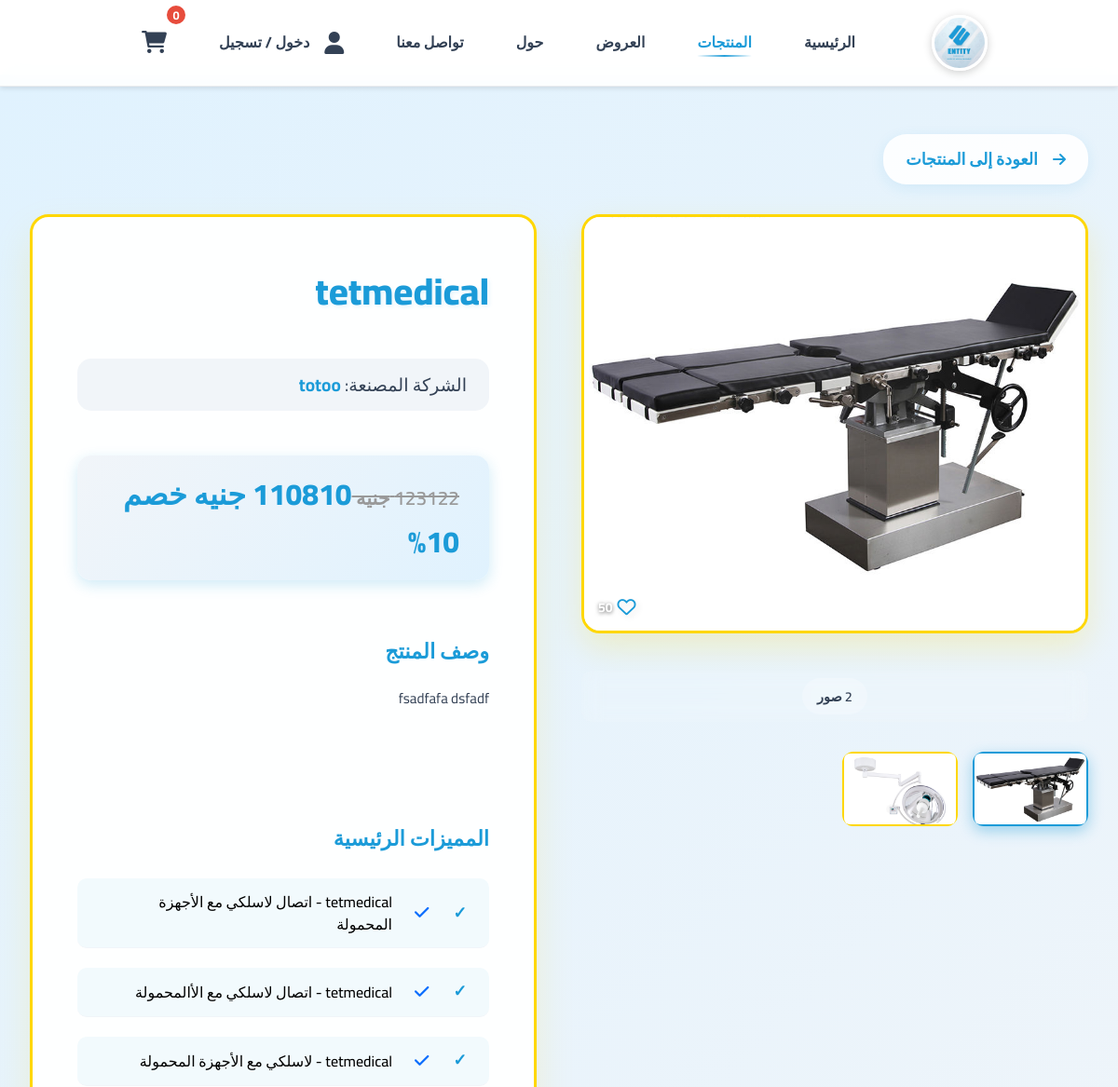
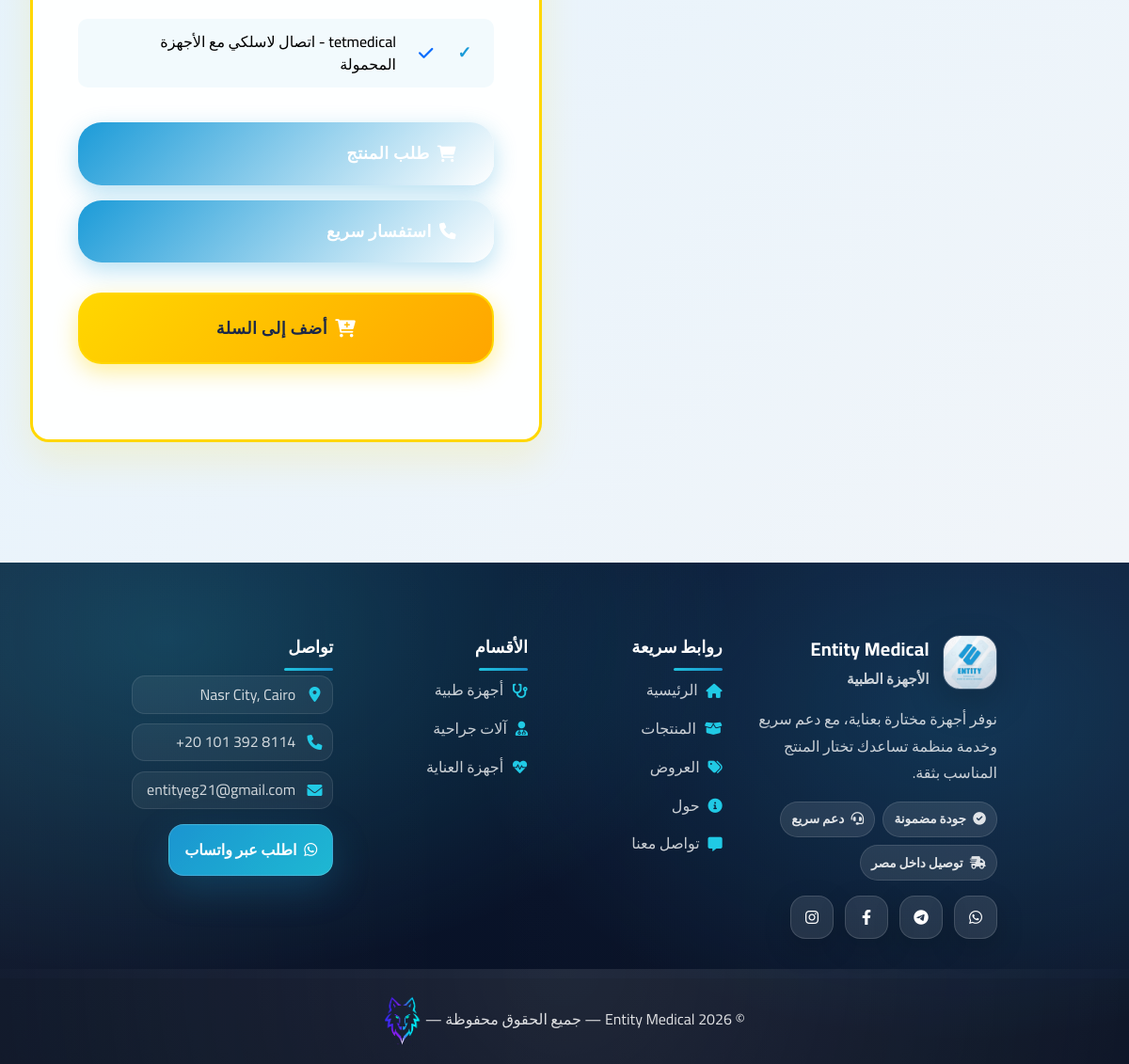
The app's page /products/tet-medical/ with its own data (2 pictures, top to bottom).
### products/models.py (models this page shows, shortened)
class Product(models.Model):
    category = models.ForeignKey(Category, on_delete=models.CASCADE, related_name='products')
    subcategory = models.ForeignKey(SubCategory, on_delete=models.SET_NULL, null=True, blank=True)
    brand = models.ForeignKey(Brand, on_delete=models.SET_NULL, null=True, blank=True)
    name = models.CharField(max_length=255, verbose_name='اسم المنتج')
    slug = models.SlugField(unique=True, allow_unicode=True)
    description = models.TextField(verbose_name='الوصف')
    specifications = models.TextField(blank=True, verbose_name='المواصفات')
    price = models.DecimalField(max_digits=10, decimal_places=2, verbose_name='السعر')
    discount_percentage = models.IntegerField(
        default=0,
        validators=[MinValueValidator(0), MaxValueValidator(100)],
        verbose_name='نسبة الخصم %'
    )
    stock = models.IntegerField(default=0, verbose_name='المخزون')
    icon = models.CharField(max_length=50, default='fas fa-box', verbose_name='أيقونة')
    is_featured = models.BooleanField(default=False, verbose_name='منتج مميز')
    is_active = models.BooleanField(default=True, verbose_name='نشط')
    views = models.IntegerField(default=0, verbose_name='عدد المشاهدات')
    created_at = models.DateTimeField(auto_now_add=True)
    updated_at = models.DateTimeField(auto_now=True)
    class Meta:
        verbose_name = 'منتج'
        verbose_name_plural = 'المنتجات'
        ordering = ['-created_at']
    def save(self, *args, **kwargs):
        if not self.slug:
            self.slug = slugify(self.name, allow_unicode=True)
        super().save(*args, **kwargs)
    @property
    def final_price(self):
        if self.discount_percentage > 0:
            discount_amount = (self.price * self.discount_percentage) / 100
            return self.price - discount_amount
        return self.price

class ProductImage(models.Model):
    product = models.ForeignKey(Product, on_delete=models.CASCADE, related_name='images')
    image = models.ImageField(upload_to='products/', verbose_name='الصورة')
    is_primary = models.BooleanField(default=False, verbose_name='صورة رئيسية')
    order = models.IntegerField(default=0, verbose_name='الترتيب')
    class Meta:
        verbose_name = 'صورة منتج'
        verbose_name_plural = 'صور المنتجات'
        ordering = ['order']

class Brand(models.Model):
    name = models.CharField(max_length=200, verbose_name='اسم الشركة المصنعة')
    logo = models.ImageField(upload_to='brands/', blank=True, null=True)
    description = models.TextField(blank=True, verbose_name='الوصف')
    class Meta:
        verbose_name = 'شركة مصنعة'
        verbose_name_plural = 'الشركات المصنعة'

class ProductFeature(models.Model):
    product = models.ForeignKey(Product, on_delete=models.CASCADE, related_name='features')
    feature = models.CharField(max_length=255, verbose_name='الميزة')
    order = models.IntegerField(default=0, verbose_name='الترتيب')
    class Meta:
        verbose_name = 'ميزة منتج'
        verbose_name_plural = 'مميزات المنتجات'
        ordering = ['order']
    def __str__(self):
        return f"{self.product.name} - {self.feature}"

### products/views.py (the view)
# urls.py: re_path(r'^(?P<slug>[-\w\u0600-\u06FF]+)/$', views.product_detail, name='detail'),
def product_detail(request, slug):
    product = get_object_or_404(Product, slug=slug, is_active=True)
    product.views += 1
    product.save(update_fields=['views'])
    related_products = Product.objects.filter(
        category=product.category,
        is_active=True
    ).exclude(id=product.id)[:4]
    context = {
        'product': product,
        'related_products': related_products,
    }
    return render(request, 'products/product_details.html', context)

### products/templates/products/product_details.html (shortened to what this page needs)
{% extends 'base.html' %}
{% load static %}
{% block content %}
<section class="product-details-section">
    <div class="product-details-container">
        <a href="{% url 'products:home' %}" class="back-link">
            <i class="fas fa-arrow-right"></i>
            العودة إلى المنتجات
        </a>
        <div class="product-details-grid">
            <div class="product-images">
                <div class="main-image">
                    {% if product.images.all.first %}
                        <img id="mainImage"
                             src="{{ product.images.all.first.image.url }}"
                             alt="{{ product.name }}">
                    {% elif product.image %}
                        <img id="mainImage"
                             src="{{ product.image.url }}"
                             alt="{{ product.name }}">
                    {% else %}
                        <i class="fas fa-box"></i>
                    {% endif %}
                </div>
                {% if product.images.exists %}
                <div class="thumbnail-controls">
                    <span class="thumbnail-count">
                        {{ product.images.count }} صور
                    </span>
                </div>
                <div class="thumbnail-grid" id="thumbnailGrid">
                    {% for image in product.images.all %}
                    <div class="thumbnail {% if forloop.first %}active{% endif %}"
                         onclick="changeImage('{{ image.image.url }}', this)">
                        <img src="{{ image.image.url }}" alt="{{ product.name }}">
                    </div>
                    {% endfor %}
                </div>
                {% endif %}
            </div>
            <div class="product-info">
                <h1 class="product-title">{{ product.name }}</h1>
                {% if product.brand %}
                <div class="product-brand">
                    <span>الشركة المصنعة:</span>
                    <span class="brand-name">{{ product.brand.name }}</span>
                </div>
                {% endif %}
                <div class="product-price">
                    {% if product.discount_percentage > 0 %}
                        <span class="old-price">
                            {{ product.price|floatformat:0 }} جنيه
                        </span>
                        <span class="price">
                            {{ product.final_price|floatformat:0 }} جنيه
                        </span>
                        <span class="discount-badge">
                            خصم {{ product.discount_percentage|floatformat:0 }}%
                        </span>
                    {% else %}
                        <span class="price">
                            {{ product.price|floatformat:0 }} جنيه
                        </span>
                    {% endif %}
                </div>
                {% if product.description %}
                <div class="product-description">
                    <h3>وصف المنتج</h3>
                    <p>{{ product.description }}</p>
                </div>
                {% endif %}
                {% if product.features.exists %}
                <div class="product-features">
                    <div class="product-features">
                    <h3>المميزات الرئيسية</h3>
                    <ul class="features-list">
                        {% for feature in product.features.all %}
                        <li style="color:#000; font-size:16px;">
                            <i class="fas fa-check"></i>
                            {{ feature }}
                        </li>
                        {% endfor %}
                    </ul>
                </div>
                {% endif %}
                <div class="product-actions">
                    <a href="{% url 'contact:contact' %}" class="order-button">
                        <i class="fas fa-shopping-cart"></i>
                        طلب المنتج
                    </a>
                    <a href="{% url 'contact:contact' %}" class="contact-button">
                        <i class="fas fa-phone"></i>
                        استفسار سريع
                    </a>
                    <button class="add-to-cart-btn"
                            onclick="addToCart('{{ product.name }}', {{ product.price }}, {{ product.id }})">
                        <i class="fas fa-cart-plus"></i>
                        أضف إلى السلة
                    </button>
                </div>
            </div>
        </div>
    </div>
</section>
{% endblock %}

### static/css/style.css (style rules this page uses)
* { margin: 0; padding: 0; box-sizing: border-box; font-family: 'Cairo', sans-serif; }
:root { --primary-color: #f8fafc; --secondary-color: #1B9BD8; --third-color: #1B2848; --fourth-color: #000000; --accent-color: #0ea5e9; --text-color: #334155; --light-blue: #e0f2fe; --very-light-blue: #f0f9ff; --border-color: #e2e8f0; --hover-color: #0284c7; }
body { background-color: var(--light-blue); color: var(--text-color); line-height: 1.6; overflow-x: hidden; width: 100%; }
.back-link { display: inline-flex; align-items: center; gap: 0.5rem; color: var(--secondary-color); text-decoration: none; font-weight: 600; margin-bottom: 2rem; transition: all 0.3s ease; }
.back-link i { font-size: 1.2rem; }
.product-info { padding: 1.5rem; }
.product-info h3 { color: var(--secondary-color); font-size: 1.3rem; margin-bottom: 0.8rem; font-weight: 700; }
.product-info p { color: var(--text-color); line-height: 1.6; margin-bottom: 1rem; font-size: 0.95rem; }
.product-price { font-size: 1.5rem; color: var(--secondary-color); font-weight: bold; margin-bottom: 1rem; }
.product-details-section { margin-top: 80px; padding: 4rem 0; }
.product-images { display: flex; flex-direction: column; gap: 1rem; }
.main-image { width: 100%; height: 400px; border-radius: 15px; overflow: hidden; }
.main-image img { width: 100%; height: 100%; object-fit: cover; }
.thumbnail-grid { display: grid; grid-template-columns: repeat(4, 1fr); gap: 1rem; }
.thumbnail { width: 100%; height: 100px; border-radius: 8px; cursor: pointer; border: 2px solid transparent; transition: all 0.3s ease; }
.thumbnail.active { border-color: var(--primary-color); }
.thumbnail img { width: 100%; height: 100%; object-fit: cover; border-radius: 6px; }
.product-info { display: flex; flex-direction: column; gap: 1.5rem; }
.product-title { color: var(--secondary-color); font-size: 2.5rem; margin-bottom: 1rem; }
.product-brand { display: flex; gap: 0.5rem; font-size: 1.1rem; }
.brand-name { color: var(--primary-color); font-weight: bold; }
.product-price { font-size: 1.8rem; color: var(--secondary-color); font-weight: bold; }
.product-description h3, .product-features h3 { color: var(--secondary-color); font-size: 1.5rem; margin-bottom: 1rem; }
.product-description p { line-height: 1.8; color: var(--text-color); }
.product-features ul { list-style: none; display: grid; gap: 1rem; }
.product-features li { display: flex; align-items: center; gap: 0.5rem; color: var(--text-color); }
.product-features i { color: var(--primary-color); }
.product-actions { margin-top: 2rem; }
.add-to-cart-btn { background: linear-gradient(135deg, #FFD700 0%, #FFA500 100%); color: #1B2848; border: none; padding: 0.8rem 1.5rem; border-radius: 25px; font-size: 1rem; font-weight: 700; cursor: pointer; transition: all 0.3s ease; display: flex; align-items: center; gap: 0.5rem; margin-top: 1rem; width: 100%; justify-content: center; text-transform: uppercase; letter-spacing: 0.5px; box-shadow: 0 5px 15px rgba(255, 215, 0, 0.4); border: 2px solid #FFD700; }
.add-to-cart-btn i { font-size: 1.1rem; }
.product-actions { display: flex; flex-direction: column; gap: 0.5rem; margin-top: 1rem; }
:root { --brand-900: #081125; --brand-800: #0b1731; --brand-700: #0f2145; --primary-color: #ffffff; --secondary-color: #1B9BD8; --third-color: #0f172a; --fourth-color: #0b132b; --accent-color: #22d3ee; --text-color: #334155; --light-blue: #f1f5f9; --very-light-blue: #e0f2fe; --border-color: #e2e8f0; --hover-color: #0ea5e9; --surface: #ffffff; --surface-2: #f8fafc; --shadow-sm: 0 6px 18px rgba(15, 23, 42, .10); --shadow-md: 0 14px 40px rgba(15, 23, 42, .14); --shadow-lg: 0 22px 70px rgba(2, 8, 23, .22); --radius-sm: 12px; --radius-md: 16px; --radius-lg: 22px; --radius-xl: 28px; }
html { scroll-behavior: smooth; }
body { background: radial-gradient(1000px 700px at 15% 10%, rgba(34, 211, 238, .12), transparent 55%), radial-gradient(900px 700px at 85% 15%, rgba(27, 155, 216, .14), transparent 55%), linear-gradient(180deg, var(--light-blue), #ffffff 55%); color: var(--text-color); }
.main-image { position: relative; }

### static/css/about.css (style rules this page uses)
body { background-image: url('../images/image-4.jpg'); background-size: cover; background-position: center; background-attachment: fixed; background-repeat: no-repeat; }

### records on screen
Product: images.all.first.image (picture), images.count "2", name "tetmedical", brand.name "totoo", price "123122", discount_percentage "10", description "fsadfafa dsfadf"
ProductImage: image (picture)
ProductImage: image (picture)
ProductFeature: product+feature "tetmedical - اتصال لاسلكي مع الأجهزة المحمولة"
ProductFeature: product+feature "tetmedical - اتصال لاسلكي مع الأالمحمولة"
ProductFeature: product+feature "tetmedical - لاسلكي مع الأجهزة المحمولة"
ProductFeature: product+feature "tetmedical - اتصال لاسلكي مع الأجهزة المحمولة"
